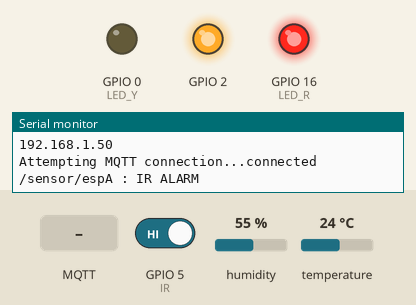
Simulated run of this sketch. Board: ESP8266 (NodeMCU). On the bench: output pins drawn as LEDs (lit = HIGH, except the on-board LED, lit = LOW), the last lines printed to the serial monitor. Inputs (shaded band) come from the test bench; at power-on: GPIO 5 (IR) HIGH, humidity 55 %, temperature 24 °C. WiFi joins after 1.5 s; servers stay silent unless stated; no MQTT or app messages arrive unless stated.

Above: at 2.7 s.
2.8 s: MQTT message "1" arrives on the first subscribed topic
At 3.6 s:
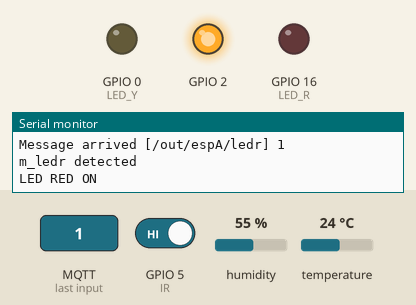
6.5 s: MQTT message "0" arrives on the first subscribed topic
At 7.6 s:
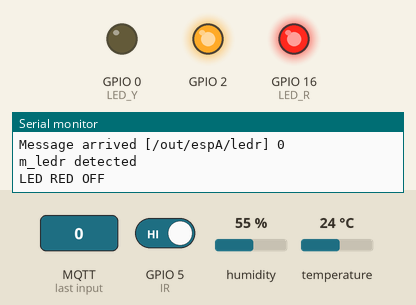
Timing chart, 0 to 9.5 s (numbered marks = the images above; inputs shaded):
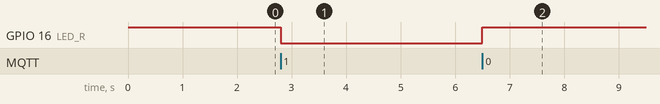

Measured:
- after the input at 2.8 s, GPIO 16 (LED_R): HIGH → LOW at once
- after the input at 6.5 s, GPIO 16 (LED_R): LOW → HIGH at once

The sketch:

mqtt_esp8266-2.ino
```cpp
#include <ESP8266WiFi.h>
#include <PubSubClient.h>
#include <dht.h>

const char* ssid = "SSID";
const char* password = "PASS";
const char* mqtt_server = "localhost";
const char* mqtt_user = "esp8266";
const char* mqtt_password = "PASS";
const char* clientId = "espA";
#define DHT22_PIN 4
#define LED_R 16
#define LED_Y 0
//#define LED_G
//#define BUZZER
#define IR 5

WiFiClient espClient;
PubSubClient client(espClient);
long lastMsg = 0;
char msg[75];
int value = 0;
dht DHT;
int chk;
int irstate;

char m_heartbeat[50];
char m_sensor[50];
char m_temp[50];
char m_rh[50];
char m_ledr[50];

char *ftoa(char *a, double f, int precision)
{
 long p[] = {0,10,100,1000,10000,100000,1000000,10000000,100000000};

 char *ret = a;
 long heiltal = (long)f;
 itoa(heiltal, a, 10);
 while (*a != '\0') a++;
 *a++ = '.';
 long desimal = abs((long)((f - heiltal) * p[precision]));
 itoa(desimal, a, 10);
 return ret;
}


void setup_wifi() {
  delay(10);
  Serial.println();
  Serial.print("Connecting to ");
  Serial.println(ssid);

  WiFi.begin(ssid, password);

  while (WiFi.status() != WL_CONNECTED) {
    delay(500);
    Serial.print(".");
  }

  randomSeed(micros());

  for (int i = 1; i <= 3; i++){
    digitalWrite(LED_Y, HIGH);
    delay(1);
    digitalWrite(LED_Y, LOW);
    delay(1);
  }

  Serial.println("");
  Serial.println("WiFi connected");
  Serial.println("IP address: ");
  Serial.println(WiFi.localIP());
}

void callback(char* topic, byte* payload, unsigned int length) {
  Serial.print("Message arrived [");
  Serial.print(topic);
  Serial.print("] ");
  for (int i = 0; i < length; i++) {
    Serial.print((char)payload[i]);
  }
  Serial.println();

  if ( strcmp(topic,m_ledr) == 0 ){
     Serial.println("m_ledr detected");
    if ((char)payload[0] == '1'){
      digitalWrite(LED_R, LOW);
      Serial.println("LED RED ON");
    } else {
      if ((char)payload[0] == '0'){
        digitalWrite(LED_R, HIGH);
        Serial.println("LED RED OFF");
      }
    }
  }
}

void reconnect() {
  // Loop until we're reconnected
  while (!client.connected()) {
    Serial.print("Attempting MQTT connection...");
    if (client.connect(clientId, mqtt_user, mqtt_password)) {
      Serial.println("connected");
      // ... and resubscribe
      client.subscribe(m_ledr);
    } else {
      Serial.print("failed, rc=");
      Serial.print(client.state());
      Serial.println(" try again in 5 seconds");
      // Wait 5 seconds before retrying
      delay(5000);
    }
  }
}

void setup() {
  pinMode(BUILTIN_LED, OUTPUT);
  pinMode(LED_R, OUTPUT);
  pinMode(LED_Y, OUTPUT);
  //pinMode(LED_G, OUTPUT);
  //pinMode(BUZZER, OUTPUT);
  pinMode(IR, INPUT_PULLUP);
  //pinMode(IR, INPUT);

  digitalWrite(LED_R, HIGH);
  irstate = 0;
  Serial.begin(115200);
  setup_wifi();
  client.setServer(mqtt_server, 1883);
  client.setCallback(callback);

  strcat(m_heartbeat, "/heartbeat/");
  strcat(m_heartbeat, clientId);

  strcat(m_sensor, "/sensor/");
  strcat(m_sensor, clientId);

  strcat(m_temp, "/temp/");
  strcat(m_temp, clientId);

  strcat(m_rh, "/rh/");
  strcat(m_rh, clientId);

  strcat(m_ledr, "/out/");
  strcat(m_ledr, clientId);
  strcat(m_ledr, "/ledr");

}

void loop() {
  char temp[6], rh[6];
  int irread;
  if (!client.connected()) {
    reconnect();
  }
  client.loop();

  irread = digitalRead(IR);
  if (irread == HIGH && irstate == 0){
    snprintf(msg, 75, "IR ALARM");
    Serial.print(m_sensor);
    Serial.print(" : ");
    Serial.println(msg);
    client.publish(m_sensor, msg);
    //digitalWrite(LED_Y, HIGH);
    irstate = 1;
  } else {
    if (irread == LOW && irstate == 1){
      snprintf(msg, 75, "IR CLEAR");
      Serial.print(m_sensor);
      Serial.print(" : ");
      Serial.println(msg);
      client.publish(m_sensor, msg);
      //digitalWrite(LED_Y, LOW);
      irstate = 0;
    }
  }

  // loop of stuff to do every 5 sec
  long now = millis();
  if (now - lastMsg > 5000) {
    lastMsg = now;
    ++value;
    snprintf (msg, 75, "%s %ld",clientId, value);
    Serial.print(m_heartbeat);
    Serial.print(" : ");
    Serial.println(msg);
    client.publish(m_heartbeat, msg);

    chk = DHT.read22(DHT22_PIN);
    switch (chk)
      {
        case DHTLIB_OK:
          dtostrf(DHT.temperature, 4, 2, temp);
          dtostrf(DHT.humidity, 4, 2, rh);
          snprintf(msg, 75, "%s", temp);
          Serial.print(m_temp);
          Serial.print(" : ");
          Serial.println(msg);
          client.publish(m_temp, msg);
          snprintf(msg, 75, "%s", rh);
          Serial.print(m_rh);
          Serial.print(" : ");
          Serial.println(msg);
          client.publish(m_rh, msg);
          break;

        case DHTLIB_ERROR_CHECKSUM:
          Serial.print("Checksum error,\t");
          break;
        case DHTLIB_ERROR_TIMEOUT:
          Serial.print("Time out error,\t");
          break;

       default:
          break;
      }
   }
}
```
